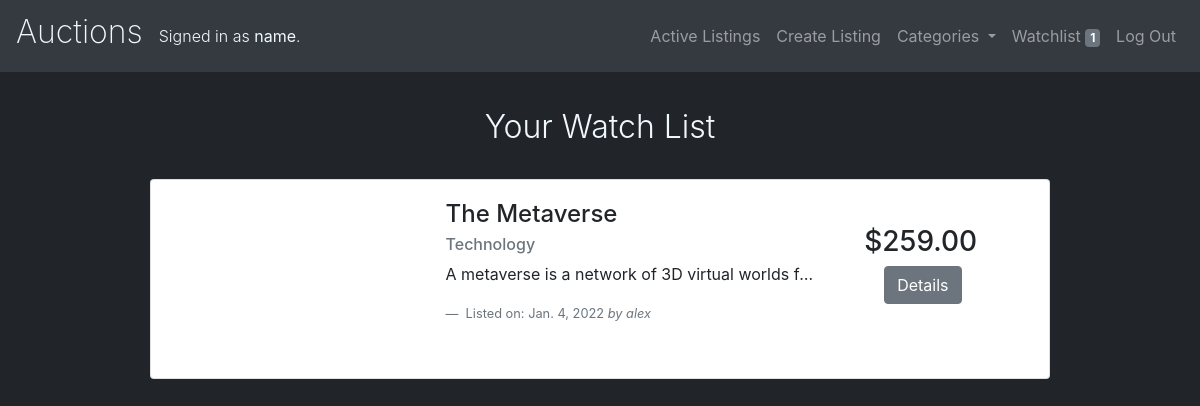
Before: /watchlist (signed in) with the older database file.
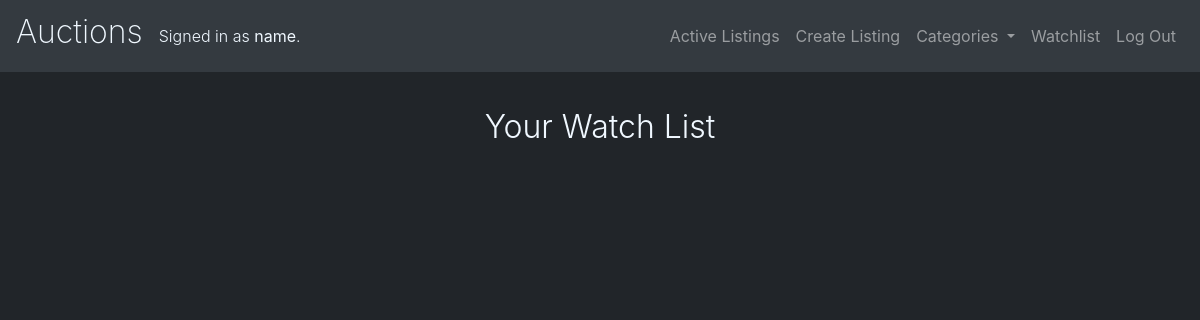
After: the same page with the newer database file.
### auctions/models.py (models this page shows)
class User(AbstractUser):
    email = models.EmailField(unique=True)

class Watchlist(models.Model):
    user = models.ForeignKey(User, on_delete= models.CASCADE, related_name="watchlist")
    item = models.ForeignKey(CreateListing, on_delete= models.CASCADE)

class CreateListing(models.Model):
    seller = models.ForeignKey(User, on_delete= models.CASCADE)
    title = models.CharField(max_length=64)
    description = models.TextField(default="None")
    setprice = models.DecimalField(max_digits=6, decimal_places=2)
    image = models.ImageField(upload_to='images/')
    category = models.ForeignKey(Category, on_delete=models.CASCADE, related_name="Categories")
    date_created = models.DateField()
    active = models.BooleanField(default=False)

class Category(models.Model):
    name = models.CharField(max_length=32, blank= False, default="Other")
    def __str__(self):
        return self.name

### auctions/views.py (the view)
# urls.py: path("watchlist", views.watchlist, name="watchlist"),
@login_required
def watchlist(request):
    if request.method == "GET":
        query_results = Watchlist.objects.filter(user = request.user)
        return render(request, "auctions/watchlist.html", {
            "query_results": query_results,
            'categories': Category.objects.all()
        })

### auctions/templates/auctions/watchlist.html (shortened to what this page needs)
{% extends "auctions/layout.html" %}
{% block body %}
<h2 class="thisisaliceblueh2" style="padding-top: 3%;">Your Watch List</h2>
{% for items in query_results %}
<br />
<div class="yoloyoloyolo">
  <div class="card">
    <div class="card-body">
      <div class="indexdivimage">
      </div>
      <div class = "infoforlisting">
        <h4 class="card-title">{{items.item.title}}</h4>
        <h6 class="card-subtitle mb-2 text-muted">{{items.item.category}}</h6>
        <p class="text-justify text-truncate para mb-0">{{items.item.description}}</p>
        <footer class="blockquote-footer">
          Listed on: {{items.item.date_created}}<cite title="Source Title">
            by {{items.item.seller}}</cite
          >
        </footer>
      </div>
    </div>
     <div
        class="pricing"
      >
        <h3>${{items.item.setprice}}</h3>
        <div class= "buttonview">
        <a href="{% url 'listing' items.item.id %}" class="btn btn-secondary">
          Details
        </a>
        </div>
      </div>
  </div>
</div>
{% endfor %}
{% endblock %}

### auctions/templates/auctions/layout.html (shortened to what this page needs)
{% load static %}
<!DOCTYPE html>
<html lang="en">
    <head>
        <link rel="stylesheet" href="https://stackpath.bootstrapcdn.com/bootstrap/4.4.1/css/bootstrap.min.css">
        <link href="{% static 'auctions/css/styles.css' %}" rel="stylesheet">
    </head>
    <body>
<nav class="navbar navbar-expand-lg navbar-dark bg-dark">
 <div>
<a class="navbar-brand" href=""><h2 style="font-weight: 200; color: aliceblue;">Auctions</h2></a>
</div>
  <div class="thisisaliceblueh2" style="justify-content: center;">
            {% if user.is_authenticated %}
                Signed in as <strong>{{ user.username }}</strong>.
            {% else %}
                Not signed in.
            {% endif %}
        </div>
  <div class="collapse navbar-collapse justify-content-end" id="navbarNavDropdown" >
    <ul class="navbar-nav">
      <li class="nav-item item">
         <a class="nav-link" href="{% url 'index' %}">Active Listings</a>
      </li>
      {% if user.is_authenticated %}
      <li class="nav-item">
         <a class="nav-link" href="{% url 'createlisting' %}">Create Listing</a>
      </li>
      <li class="nav-item dropdown">
        <a class="nav-link dropdown-toggle" href="" id="navbarDropdownMenuLink" data-toggle="dropdown" aria-haspopup="true" aria-expanded="true">
          Categories
        </a>
      </li>
      <li class="nav-item">
        {% if user.watchlist.count == 0 %}
                    <a class="nav-link" href="{% url 'watchlist' %}">Watchlist</a>
                    {% else %}
                    <a class="nav-link" href="{% url 'watchlist' %}">Watchlist <span class="badge badge-secondary">{{user.watchlist.count}}</span></a>
        {% endif %}
      </li>
       <li class="form-inline my-2 my-lg-0">
            <a class="nav-link" href="{% url 'logout' %}">Log Out</a>
        </li>
    {% endif %}
    </ul>
  </div>
</nav>
        {% block body %}
        {% endblock %}
    </body>
</html>

### auctions/static/auctions/css/styles.css (style rules this page uses)
body { background-color: #212529!important; }
.thisisaliceblueh2 { color: aliceblue; font-weight: 300; text-align: center; }

Changed rows visible on the page:
removed Watchlist: item "The Metaverse", item.category "Technology", item.description "A metaverse is a network of 3D virtual worlds f…", item.date_created "Jan. 4, 2022", item.seller "alex", item.setprice "259.00"
changed User "name": watchlist.count "1" → (not shown)
